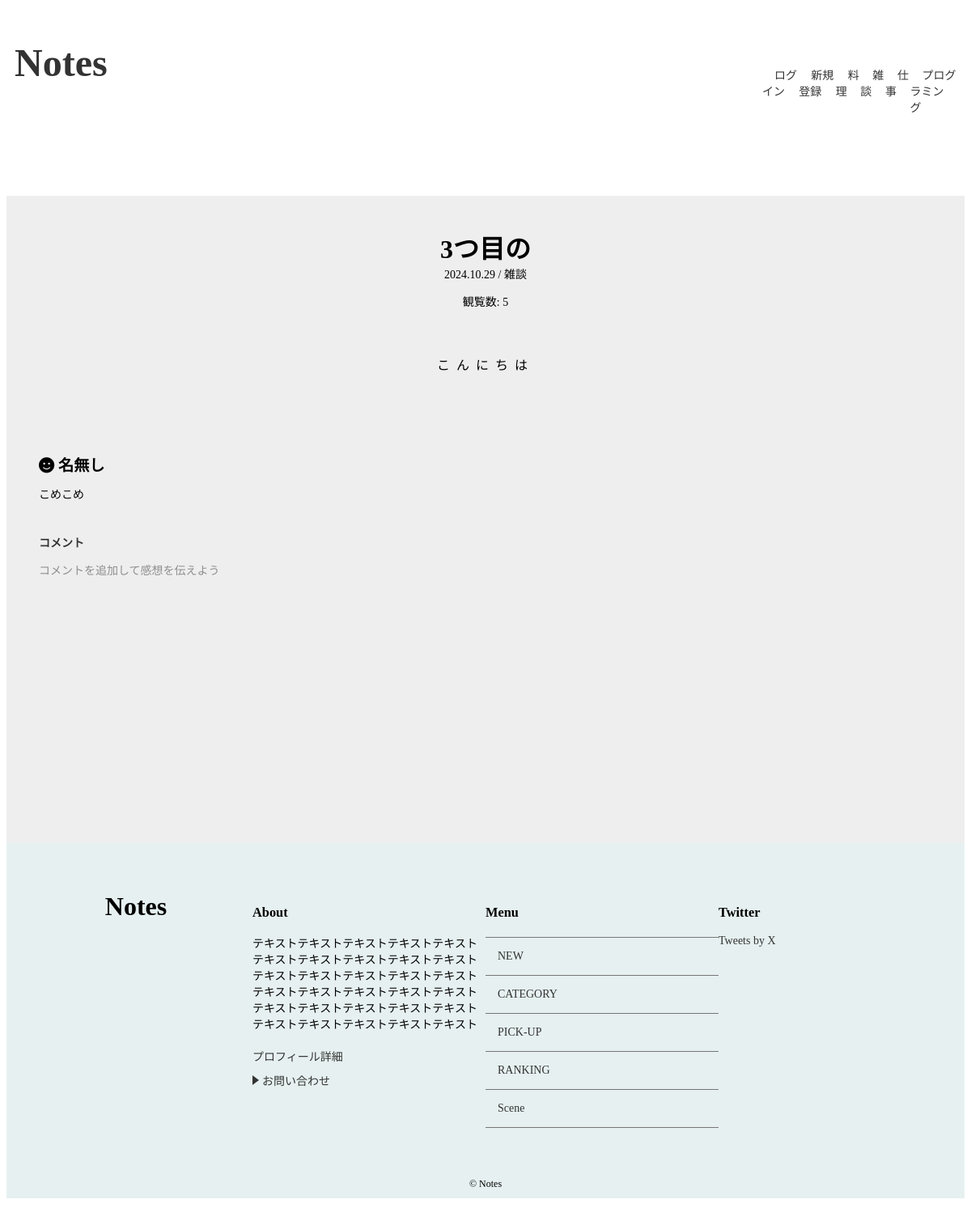
Screenshot of /detail/3/ with the database file from the repository.
### notes/models.py (models this page shows, shortened)
class Post(models.Model):
    title = models.CharField('タイトル',max_length=255)
    image = models.ImageField(upload_to='images',verbose_name='イメージ画像',null=True, blank=True)
    text = models.TextField('本文')
    author = models.ForeignKey(User, on_delete=models.CASCADE, verbose_name='著者', null=True, blank=True)
    created_at = models.DateTimeField('作成日',default=timezone.now)
    category = models.ForeignKey(Category,verbose_name='カテゴリ',on_delete=models.PROTECT)
    views = models.PositiveIntegerField(default=1)
    tags = TaggableManager()

class Category(models.Model):
    name = models.CharField('カテゴリ',max_length=30)
    image = models.ImageField(upload_to='category_images/', blank=True,null=True)
    created_at = models.DateField('作成日',default=timezone.now)
    def __str__(self):
        return self.name

class Comment(models.Model):
    name = models.CharField('コメント',max_length=30,default='名無し')
    text = models.TextField('本文')
    post = models.ForeignKey(Post,verbose_name='紐づく記事',on_delete=models.PROTECT)
    created_at = models.DateField('作成日',default=timezone.now)

### notes/views.py (the view)
# urls.py: path('detail/<int:pk>/',views.DetailView.as_view(),name='detail'),
class DetailView(generic.DetailView):
    model = Post
    def get(self, request, *args, **kwargs):
        response = super().get(request, *args, **kwargs)
        post = self.get_object()
        post.views += 1
        post.save()
        return response

### notes/context_processors.py (called while the page is built)
def common(repuest):
    context = {
        'category_list':Category.objects.all(),
    }
    return context

### notes/templates/notes/post_detail.html
{% extends 'notes/base.html' %}
{% load static %}
{% block extra_css %}
<link rel="stylesheet" href="{% static 'notes/css/detail.css' %}">
{% endblock %}
{% block content %}
{% if post %}
<div id="post-detail-container">
  <div id="post-detail" class="wrapper">
    <div id="post-detail-title">{{ post.title }}</div>
    <div id="post-detail-created_at">
      {{ post.created_at|date:"Y.m.d"}} / {{ post.category }}
    </div>
    <p>観覧数: {{ post.views }}</p>
    <div id="post-detail-text">
      {{ post.text|linebreaksbr }}
    </div>
    {% else %}
    <p>データが見つかりませんでした。</p>
  {% endif %}
  </div>
    <div id="post-detail-comments" class="wrapper">
    {% for comment in post.comment_set.all %}
    <div id="comment-content">
      <div id="comment-name">
        <i class="fa-solid fa-face-smile"></i> {{ comment.name }}
      </div>
      <div id="comment-text">
        {{ comment.text|linebreaksbr }}
      </div>
    </div>
    {% endfor %}
    <div id="comment-btn">
      <a  href="{% url 'notes:comment' post.pk %}">コメント</a>
      <p>コメントを追加して感想を伝えよう</p>
    </div>
  </div>
</div>
{% endblock %}

### notes/static/notes/css/index.css (style rules this page uses)
* { box-sizing: border-box; }
html { font-size: 100%; scroll-behavior: smooth; }
body { font-size: 0.875rem; background-color: #ffffff; }
a { color: #333; text-decoration: none; transform: all 0.5s; }
.wrapper { max-width: 1200px; margin: 0 auto; padding: 0 0; }
@media (min-width: 768px) { #post-detail-title { font-size: 1.5rem; } }
@media (min-width: 768px) { #post-detail-text { padding: 20px; } }

### notes/static/notes/css/detail.css (style rules this page uses)
#post-detail-container { max-width: 100%; background-color: #eeeeee; padding-top: 40px; padding-bottom: 40px; margin: 0 auto; min-height: 100vh; }
#post-detail { text-align: center; }
#post-detail-title { font-size: 2rem; font-weight: bold; }
#post-detail-text { max-width: 100%; padding: 40px 40px; box-sizing: border-box; word-wrap: break-word; font-size: 1rem; letter-spacing: 0.5em; line-height: 2; }
#post-detail-comments { padding: 40px 40px; }
#comment-content { margin-bottom: 40px; }
#comment-name { font-size: 1.2rem; font-weight: bold; padding: 12px 0 ; }
#comment-btn a { font-weight: bold; }
#comment-btn p { opacity: 0.4; }

### rows the page displays
Post: title "3つ目の", created_at "2024.10.29", category "雑談", views "5", text "こんにちは"
Comment: name "名無し", text "こめこめ"
